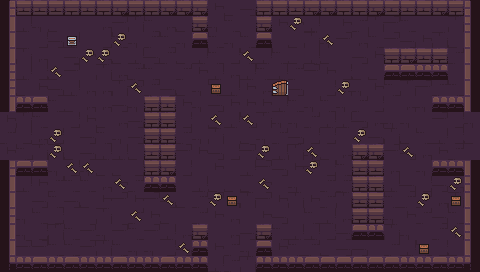

A level layout from a 2D game, rendered from its tile map. Below: a short description, then the map file with tile-grid data replaced by summaries:
An orthogonal 30x17 tile map with 16x16 px tiles, 6 tile layers (ground, dressing, decor, walls, ...) and 12 objects (5x ENTRY, 5x ENEMY, 2x PROP).

<map version="1.10" tiledversion="1.10.2" orientation="orthogonal" renderorder="right-down" width="30" height="17" tilewidth="16" tileheight="16" infinite="0" nextlayerid="8" nextobjectid="13">
 <tileset firstgid="1" name="dungeon" tilewidth="16" tileheight="16" tilecount="100" columns="10">
  <image source="../../../gfx/tiles/depths/dungeon_tileset.png" width="160" height="160" />
 </tileset>
 <layer id="1" name="ground" width="30" height="17">
  <data>[510 cells, 510 non-empty, 12 distinct tile ids]</data>
 </layer>
 <layer id="2" name="dressing" width="30" height="17">
  <data>[510 cells, 29 non-empty, 2 distinct tile ids]</data>
 </layer>
 <layer id="3" name="decor" width="30" height="17">
  <data>[510 cells, 0 non-empty, 0 distinct tile ids]</data>
 </layer>
 <layer id="4" name="walls" width="30" height="17">
  <data>[510 cells, 78 non-empty, 18 distinct tile ids]</data>
 </layer>
 <layer id="5" name="props" width="30" height="17">
  <data>[510 cells, 54 non-empty, 11 distinct tile ids]</data>
 </layer>
 <layer id="6" name="overhead" width="30" height="17">
  <data>[510 cells, 0 non-empty, 0 distinct tile ids]</data>
 </layer>
 <objectgroup id="7" name="spawns">
  <object id="1" name="UP" type="ENTRY" x="232" y="24" />
  <object id="2" name="DOWN" type="ENTRY" x="232" y="248" />
  <object id="3" name="LEFT" type="ENTRY" x="24" y="136" />
  <object id="4" name="RIGHT" type="ENTRY" x="456" y="136" />
  <object id="5" name="" type="ENTRY" x="248" y="136" />
  <object id="6" name="" type="ENEMY" x="184" y="136" />
  <object id="7" name="" type="ENEMY" x="344" y="184" />
  <object id="8" name="" type="ENEMY" x="360" y="88" />
  <object id="9" name="" type="ENEMY" x="232" y="184" />
  <object id="10" name="" type="ENEMY" x="104" y="88" />
  <object id="11" name="torch" type="PROP" x="56" y="264" />
  <object id="12" name="torch" type="PROP" x="424" y="264" />
 </objectgroup>
</map>
